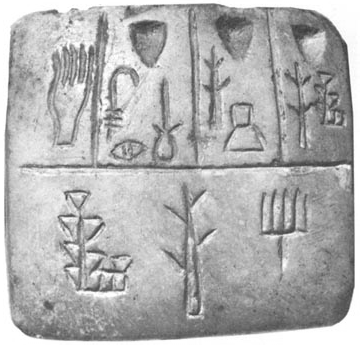
%> input picture tablet.png, 360 x 345 px
$ octave '2A-L4 Filter as Templates.m'   (GNU Octave 9; MATLAB toolbox functions it lacks are replaced by stand-ins)
%> lines starting %> are read from the running program, lines starting %| are printed output that depends on the picture
pkg load image;

function index = find_template1D(t, s)
    % TODO: Locate template t in signal s and return index
    c = normxcorr2(t, s);
    [maxValue, rawIndex] = max(c);
    index = rawIndex - size(t, 2) + 1; % move index to the front of the template window
endfunction

function [yIndex xIndex] = find_template2D(template, img)
  c = normxcorr2(template, img);
  [yRaw xRaw] = find(c==max(c(:)));
  yIndex = yRaw - size(template, 1) + 1;
  xIndex = xRaw - size(template, 2) + 1;
endfunction

% find template 1D
s = [-1 0 0 1 1 1 0 -1 -1 0 1 0 0 -1];
t = [1 1 0];
% print values and indices
disp('Signal: '), disp([1:size(s, 2); s]);
disp('Template: '), disp([1:size(t, 2); t]);

% find image template
tablet = imread('tablet.png');
%> tablet is the input picture: size 345x360 uint8; min 57, max 255, mean 177.1
imshow(tablet);
glyph = tablet(75:165, 150:185);
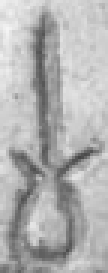
%> glyph: size 91x36 uint8 (shown 3 times larger); min 69, max 245, mean 177.8
imshow(glyph);

[y x] = find_template2D(glyph, tablet);
%> in find_template2D, `c = normxcorr2(template, img);`:
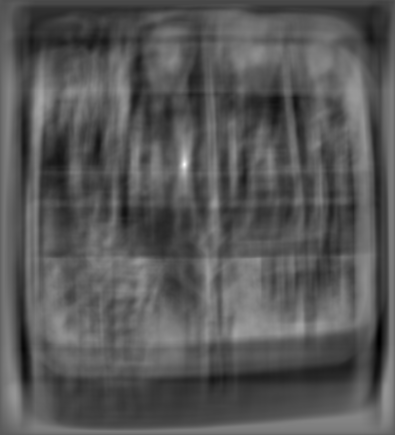
%> c: size 435x395 double; min -0.52, max 1, mean 0.00271; drawn with min black and max white
%> in find_template2D, `[yRaw xRaw] = find(c==max(c(:)));`: yRaw = 165; xRaw = 185
%> in find_template2D, `yIndex = yRaw - size(template, 1) + 1;`: yIndex = 75
%> in find_template2D, `xIndex = xRaw - size(template, 2) + 1;`: xIndex = 150
%> y = 75; x = 150
disp([y x]); % should be the top-left corner of template in tablet
%|     75   150

colormap('gray'), imagesc(tablet);
hold on;
plot(x, y, 'r+', 'markersize', 16);
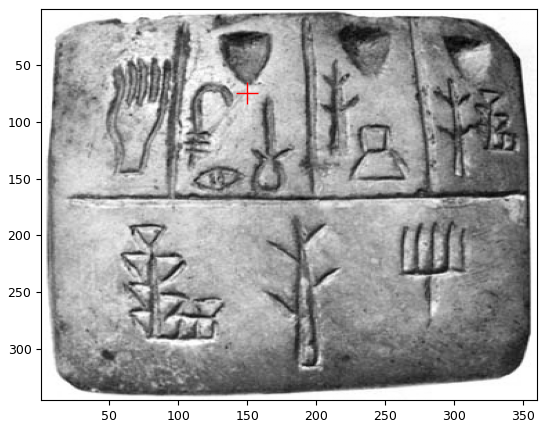
%> figure redrawn from the program's plot data
hold off;

$ run again, with bicycle.png copied over tablet.png
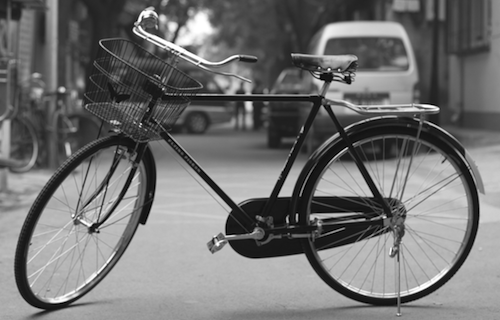
%> input picture bicycle.png, 500 x 320 px
%> tablet is the input picture: size 320x500 uint8; min 0, max 255, mean 114.2
%> in find_template2D, `c = normxcorr2(template, img);`:
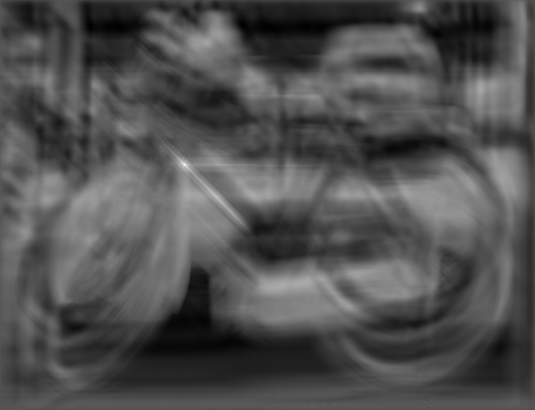
%> c: size 410x535 double; min -0.515, max 1, mean -0.0341; drawn with min black and max white
%> yRaw = 165; xRaw = 185
%> yIndex = 75
%> xIndex = 150
%> y = 75; x = 150
%|     75   150
%> `plot(x, y, 'r+', 'markersize', 16);`:
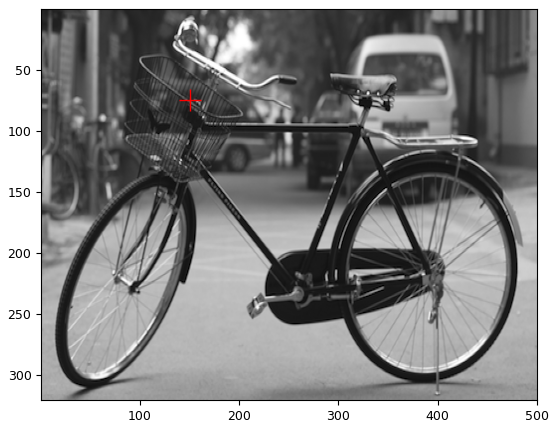
%> figure redrawn from the program's plot data

$ run again, with dolphin.png copied over tablet.png
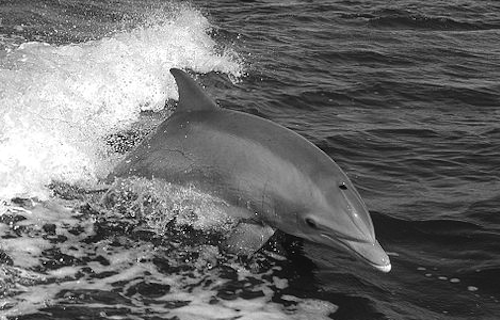
%> input picture dolphin.png, 500 x 320 px
%> tablet is the input picture: size 320x500 uint8; min 0, max 255, mean 109.1
%> in find_template2D, `c = normxcorr2(template, img);`:
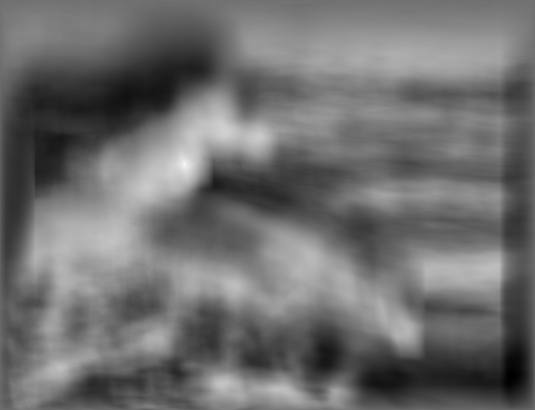
%> c: size 410x535 double; min -0.781, max 1, mean -0.00799; drawn with min black and max white
%> yRaw = 165; xRaw = 185
%> yIndex = 75
%> xIndex = 150
%> y = 75; x = 150
%|     75   150
%> `plot(x, y, 'r+', 'markersize', 16);`:
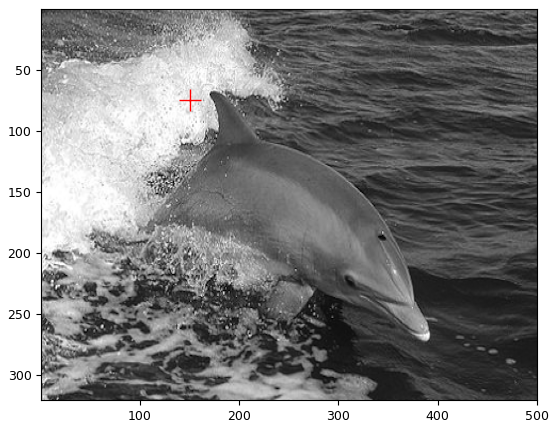
%> figure redrawn from the program's plot data
